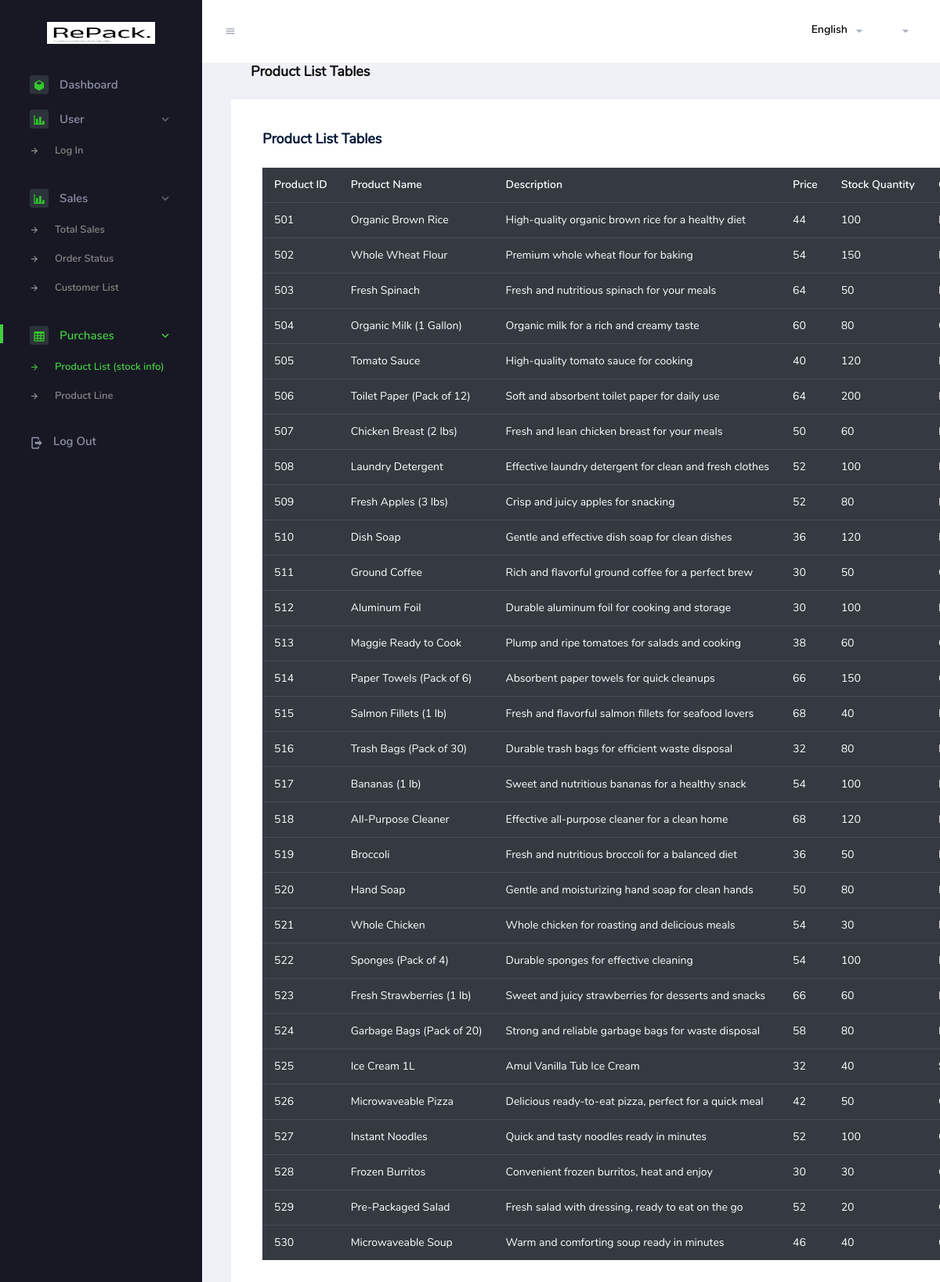
Page /admin_dash/pages/purchases/product_list.php on the committed database.
### tables this page shows
CREATE TABLE `products` (
  `P_ID` int(11) NOT NULL,
  `P_Name` varchar(50) NOT NULL,
  `Description` varchar(150) NOT NULL,
  `Price` int(11) NOT NULL,
  `Stock_Quantity` int(11) NOT NULL,
  `Category_ID` varchar(30) NOT NULL DEFAULT 'ALL',
  `Image` varchar(50) NOT NULL COMMENT 'image_name_stored',
  `Rating` int(11) NOT NULL,
  `Type` varchar(10) NOT NULL COMMENT 'pfand/notpfand',
  `CostP` int(11) NOT NULL
);

### admin_dash/pages/purchases/product_list.php (the view, shortened to what this page needs)
<!DOCTYPE html>
<html lang="en"><head>
  <link rel="stylesheet" href="../../assets/vendors/mdi/css/materialdesignicons.min.css">
  <link rel="stylesheet" href="../../assets/vendors/flag-icon-css/css/flag-icon.min.css">
  <link rel="stylesheet" href="../../assets/vendors/css/vendor.bundle.base.css">
  <link rel="stylesheet" href="../../assets/css/style.css">
</head>
<body>
<div class="container-scroller">
    <nav class="navbar default-layout-navbar col-lg-12 col-12 p-0 fixed-top d-flex flex-row">
      <div class="text-center navbar-brand-wrapper d-flex align-items-center justify-content-center">
        <a class="navbar-brand brand-logo" href="../../index.php"><img src="../../assets/images/repacklogo.png" alt="logo"></a>
      </div>
      <div class="navbar-menu-wrapper d-flex align-items-stretch">
        <button class="navbar-toggler navbar-toggler align-self-center" type="button" data-toggle="minimize">
          <span class="mdi mdi-menu"></span>
        </button>
        <ul class="navbar-nav navbar-nav-right">
          <li class="nav-item nav-language dropdown d-none d-md-block">
            <a class="nav-link dropdown-toggle" id="languageDropdown" href="#" data-toggle="dropdown" aria-expanded="false">
              <div class="nav-language-icon">
                <i class="flag-icon flag-icon-us" title="us" id="us"></i>
              </div>
              <div class="nav-language-text">
                <p class="mb-1 text-black">English</p>
              </div>
            </a>
          <li class="nav-item nav-profile dropdown">
            <a class="nav-link dropdown-toggle" id="profileDropdown" href="#" data-toggle="dropdown" aria-expanded="false">
            </a>
          </li>
        </ul>
      </div>
    </nav>
    <div class="container-fluid page-body-wrapper">
      <nav class="sidebar sidebar-offcanvas" id="sidebar">
        <ul class="nav">
          <li class="nav-item nav-category">Main</li>
          <li class="nav-item ">
            <a class="nav-link" href="../../index.php">
              <span class="icon-bg"><i class="mdi mdi-cube menu-icon"></i></span>
              <span class="menu-title">Dashboard</span>
            </a>
          </li>
          <li class="nav-item">
            <a class="nav-link" data-toggle="collapse" href="#ui-basic" aria-expanded="true" aria-controls="ui-basic">
              <span class="icon-bg"><i class="mdi mdi-chart-bar menu-icon"></i></span>
              <span class="menu-title">User</span>
              <i class="menu-arrow"></i>
            </a>
            <div class="collapse show" id="ui-basic" style="">
              <ul class="nav flex-column sub-menu">
                <li class="nav-item"> <a class="nav-link" href="../../pages/samples/login.php">Log In</a></li>
              </ul>
            </div>
          </li>
          <li class="nav-item">
            <a class="nav-link" data-toggle="collapse" href="#ui-basic" aria-expanded="true" aria-controls="ui-basic">
              <span class="icon-bg"><i class="mdi mdi-chart-bar menu-icon"></i></span>
              <span class="menu-title">Sales</span>
              <i class="menu-arrow"></i>
            </a>
            <div class="collapse show" id="ui-basic" style="">
              <ul class="nav flex-column sub-menu">
                <li class="nav-item"> <a class="nav-link" href="../../pages/sale/total_sales.php">Total Sales</a></li>
                <li class="nav-item"> <a class="nav-link" href="../../pages/sale/order_status.php">Order Status</a></li>
                <li class="nav-item"> <a class="nav-link" href="../../pages/sale/customer_list.php">Customer List</a></li>
              </ul>
            </div>
          </li>
          <li class="nav-item">
            <a class="nav-link" data-toggle="collapse" href="#ui-basic" aria-expanded="true" aria-controls="ui-basic">
              <span class="icon-bg"><i class="mdi mdi-table-large menu-icon"></i></span>
              <span class="menu-title">Purchases</span>
              <i class="menu-arrow"></i>
            </a>
            <div class="collapse show" id="ui-basic" style="">
              <ul class="nav flex-column sub-menu">
                <li class="nav-item"> <a class="nav-link" href="product_list.php"> Product List (stock info)</a></li>
                <li class="nav-item"> <a class="nav-link" href="product_line.php">Product&nbsp;Line</a></li>
              </ul>
            </div>
          </li>
          <li class="nav-item sidebar-user-actions">
            <div class="sidebar-user-menu">
              <a href="../../pages/samples/login.php" class="nav-link"><i class="mdi mdi-logout menu-icon"></i>
                <span class="menu-title">Log Out</span></a>
            </div>
          </li>
        </ul>
      </nav>
      <div class="main-panel">
        <div class="content-wrapper">
          <div class="page-header">
            <h3 class="page-title"> Product List Tables </h3>
          </div>
          <div class="row">
            <div class=" stretch-card">
              <div class="card">
                <div class="card-body">
                  <h4 class="card-title">Product List Tables</h4>
                  <table class="table table-dark">
                    <thead>
                      <tr>
                        <th> Product ID </th>
                        <th> Product Name </th>
                        <th> Description </th>
                        <th> Price </th>
                        <th> Stock Quantity </th>
                        <th> Category ID </th>
                      </tr>
                    </thead>
                    <tbody>
                    <?php
                        $servername = "localhost";
                        $username = "root";
                        $password = '';
                        $dbname = "repack";
                        $conn = new mysqli($servername, $username, $password, $dbname,3308);
                        $sql = "SELECT * FROM products";
                        $result = $conn->query($sql);
                        if ($result->num_rows > 0) {
                            while ($row = $result->fetch_assoc()) {
                                echo "<tr>";
                                echo "<td>" . $row["P_ID"] . "</td>";
                                echo "<td>" . $row["P_Name"] . "</td>";
                                echo "<td>" . $row["Description"] . "</td>";
                                echo "<td>" . $row["Price"] . "</td>";
                                echo "<td>" . $row["Stock_Quantity"] . "</td>";
                                echo "<td>" . $row["Category_ID"] . "</td>";
                                echo "</tr>";
                            }
                        } else {
                            echo "<tr><td colspan='10'>No data found</td></tr>";
                        }
                        ?>
                    </tbody>
                  </table>
                </div>
              </div>
            </div>
          </div>
        </div>
      </div>
    </div>
  </div>
</body>
</html>

### rows in the picture
products: P_ID "501", P_Name "Organic Brown Rice", Description "High-quality organic brown rice for a healthy diet", Price "44", Stock_Quantity "100"
products: P_ID "502", P_Name "Whole Wheat Flour", Description "Premium whole wheat flour for baking", Price "54", Stock_Quantity "150"
products: P_ID "503", P_Name "Fresh Spinach", Description "Fresh and nutritious spinach for your meals", Price "64", Stock_Quantity "50"
products: P_ID "504", P_Name "Organic Milk (1 Gallon)", Description "Organic milk for a rich and creamy taste", Price "60", Stock_Quantity "80"
products: P_ID "505", P_Name "Tomato Sauce", Description "High-quality tomato sauce for cooking", Price "40", Stock_Quantity "120"
products: P_ID "506", P_Name "Toilet Paper (Pack of 12)", Description "Soft and absorbent toilet paper for daily use", Price "64", Stock_Quantity "200"
products: P_ID "507", P_Name "Chicken Breast (2 lbs)", Description "Fresh and lean chicken breast for your meals", Price "50", Stock_Quantity "60"
products: P_ID "508", P_Name "Laundry Detergent", Description "Effective laundry detergent for clean and fresh clothes", Price "52", Stock_Quantity "100"
products: P_ID "509", P_Name "Fresh Apples (3 lbs)", Description "Crisp and juicy apples for snacking", Price "52", Stock_Quantity "80"
products: P_ID "510", P_Name "Dish Soap", Description "Gentle and effective dish soap for clean dishes", Price "36", Stock_Quantity "120"
products: P_ID "511", P_Name "Ground Coffee", Description "Rich and flavorful ground coffee for a perfect brew", Price "30", Stock_Quantity "50"
products: P_ID "512", P_Name "Aluminum Foil", Description "Durable aluminum foil for cooking and storage", Price "30", Stock_Quantity "100"
products: P_ID "513", P_Name "Maggie Ready to Cook", Description "Plump and ripe tomatoes for salads and cooking", Price "38", Stock_Quantity "60"
products: P_ID "514", P_Name "Paper Towels (Pack of 6)", Description "Absorbent paper towels for quick cleanups", Price "66", Stock_Quantity "150"
products: P_ID "515", P_Name "Salmon Fillets (1 lb)", Description "Fresh and flavorful salmon fillets for seafood lovers", Price "68", Stock_Quantity "40"
products: P_ID "516", P_Name "Trash Bags (Pack of 30)", Description "Durable trash bags for efficient waste disposal", Price "32", Stock_Quantity "80"
products: P_ID "517", P_Name "Bananas (1 lb)", Description "Sweet and nutritious bananas for a healthy snack", Price "54", Stock_Quantity "100"
products: P_ID "518", P_Name "All-Purpose Cleaner", Description "Effective all-purpose cleaner for a clean home", Price "68", Stock_Quantity "120"
products: P_ID "519", P_Name "Broccoli", Description "Fresh and nutritious broccoli for a balanced diet", Price "36", Stock_Quantity "50"
products: P_ID "520", P_Name "Hand Soap", Description "Gentle and moisturizing hand soap for clean hands", Price "50", Stock_Quantity "80"
products: P_ID "521", P_Name "Whole Chicken", Description "Whole chicken for roasting and delicious meals", Price "54", Stock_Quantity "30"
products: P_ID "522", P_Name "Sponges (Pack of 4)", Description "Durable sponges for effective cleaning", Price "54", Stock_Quantity "100"
products: P_ID "523", P_Name "Fresh Strawberries (1 lb)", Description "Sweet and juicy strawberries for desserts and snacks", Price "66", Stock_Quantity "60"
products: P_ID "524", P_Name "Garbage Bags (Pack of 20)", Description "Strong and reliable garbage bags for waste disposal", Price "58", Stock_Quantity "80"
products: P_ID "525", P_Name "Ice Cream 1L", Description "Amul Vanilla Tub Ice Cream", Price "32", Stock_Quantity "40"
products: P_ID "526", P_Name "Microwaveable Pizza", Description "Delicious ready-to-eat pizza, perfect for a quick meal", Price "42", Stock_Quantity "50"
products: P_ID "527", P_Name "Instant Noodles", Description "Quick and tasty noodles ready in minutes", Price "52", Stock_Quantity "100"
products: P_ID "528", P_Name "Frozen Burritos", Description "Convenient frozen burritos, heat and enjoy", Price "30", Stock_Quantity "30"
products: P_ID "529", P_Name "Pre-Packaged Salad", Description "Fresh salad with dressing, ready to eat on the go", Price "52", Stock_Quantity "20"
products: P_ID "530", P_Name "Microwaveable Soup", Description "Warm and comforting soup ready in minutes", Price "46", Stock_Quantity "40"
